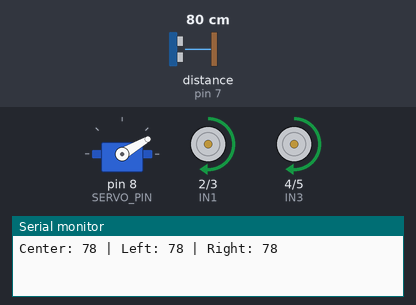
A sketch run on a simulated Arduino Uno, built with avr-gcc and run on an emulated ATmega328P. On the bench: servo, motor-driver pin pairs drawn as motors (green arrow = first pin HIGH = forward, orange = second pin HIGH = backward, longer = more drive, scaled by the enable pin), the last lines printed to the serial monitor. Wiring (inferred from the names in the program): ultrasonic range finder: trigger pin 6; echo pin 7. The inputs (shaded band) are chosen by the test bench; at power-on: distance to the obstacle (sensor on pin 7) 80 cm. The echo pulse lasts 58.3 µs per cm.

Above: at 1.9 s.
2.0 s: distance to the obstacle (sensor on pin 7) set to 24 cm
At 3.0 s:
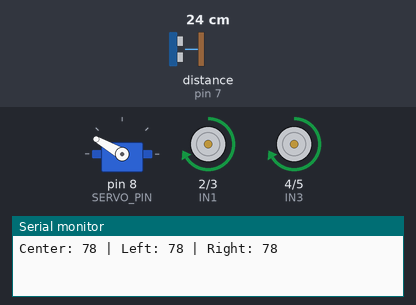
5.4 s: distance to the obstacle (sensor on pin 7) set to 20 cm
At 6.2 s:
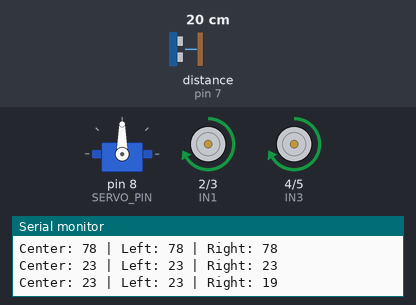
At 7.5 s:
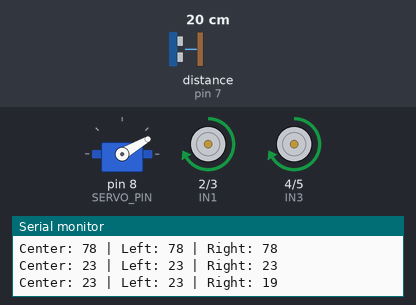
8.8 s: distance to the obstacle (sensor on pin 7) set to 35 cm
12.2 s: distance to the obstacle (sensor on pin 7) set to 2 cm
Timing chart, 0 to 20.0 s (numbered marks = the images above; inputs shaded):
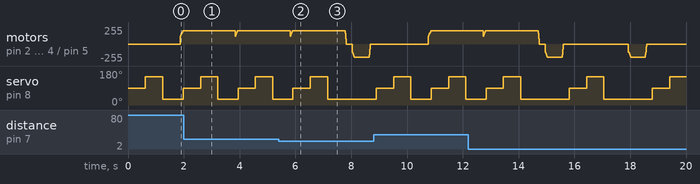

The sketch:

ultrasonic_car.ino
```cpp
// Arduino Uno Car with Ultrasonic Obstacle Avoidance
// Uses HC-SR04 ultrasonic sensor, L298N motor driver, and servo for sensor scanning

// Motor pins (L298N)
#define IN1 2
#define IN2 3
#define IN3 4
#define IN4 5
#define ENA 9  // PWM for left motors
#define ENB 10 // PWM for right motors

// Ultrasonic sensor pins
#define TRIG 6
#define ECHO 7

// Servo pin for ultrasonic sensor
#define SERVO_PIN 8

// Distance threshold (in cm)
#define OBSTACLE_DIST 20

#include <Servo.h>
Servo sensorServo;

// Servo angles for scanning
#define CENTER_ANGLE 90
#define LEFT_ANGLE 150
#define RIGHT_ANGLE 30

void setup() {
  // Motor pins
  pinMode(IN1, OUTPUT);
  pinMode(IN2, OUTPUT);
  pinMode(IN3, OUTPUT);
  pinMode(IN4, OUTPUT);
  pinMode(ENA, OUTPUT);
  pinMode(ENB, OUTPUT);

  // Ultrasonic sensor pins
  pinMode(TRIG, OUTPUT);
  pinMode(ECHO, INPUT);

  // Servo setup
  sensorServo.attach(SERVO_PIN);
  sensorServo.write(CENTER_ANGLE);

  Serial.begin(9600);
}

long getDistance() {
  digitalWrite(TRIG, LOW);
  delayMicroseconds(2);
  digitalWrite(TRIG, HIGH);
  delayMicroseconds(10);
  digitalWrite(TRIG, LOW);
  long duration = pulseIn(ECHO, HIGH, 30000); // timeout for safety
  long distance = duration * 0.034 / 2;
  return distance;
}

long scanDirection(int angle) {
  sensorServo.write(angle);
  delay(500); // allow servo to reach position (increased for accuracy)
  long d = getDistance();
  delay(120); // allow sensor to settle
  return d;
}

void moveForward() {
  // Soft start for smooth acceleration
  for (int pwm = 120; pwm <= 200; pwm += 20) {
    digitalWrite(IN1, HIGH);
    digitalWrite(IN2, LOW);
    digitalWrite(IN3, HIGH);
    digitalWrite(IN4, LOW);
    analogWrite(ENA, pwm);
    analogWrite(ENB, pwm);
    delay(20);
  }
  analogWrite(ENA, 200);
  analogWrite(ENB, 200);
}

void moveBackward() {
  // Soft start for smooth reverse
  for (int pwm = 120; pwm <= 200; pwm += 20) {
    digitalWrite(IN1, LOW);
    digitalWrite(IN2, HIGH);
    digitalWrite(IN3, LOW);
    digitalWrite(IN4, HIGH);
    analogWrite(ENA, pwm);
    analogWrite(ENB, pwm);
    delay(20);
  }
  analogWrite(ENA, 200);
  analogWrite(ENB, 200);
}

void turnLeft() {
  // Smooth pivot turn left
  for (int pwm = 120; pwm <= 200; pwm += 20) {
    digitalWrite(IN1, LOW);   // Left motor backward
    digitalWrite(IN2, HIGH);
    digitalWrite(IN3, HIGH);  // Right motor forward
    digitalWrite(IN4, LOW);
    analogWrite(ENA, pwm);
    analogWrite(ENB, pwm);
    delay(20);
  }
  analogWrite(ENA, 200);
  analogWrite(ENB, 200);
}

void turnRight() {
  // Smooth pivot turn right
  for (int pwm = 120; pwm <= 200; pwm += 20) {
    digitalWrite(IN1, HIGH);  // Left motor forward
    digitalWrite(IN2, LOW);
    digitalWrite(IN3, LOW);   // Right motor backward
    digitalWrite(IN4, HIGH);
    analogWrite(ENA, pwm);
    analogWrite(ENB, pwm);
    delay(20);
  }
  analogWrite(ENA, 200);
  analogWrite(ENB, 200);
}

void stopMotors() {
  // Soft stop for smooth deceleration
  for (int pwm = 200; pwm >= 0; pwm -= 40) {
    analogWrite(ENA, pwm);
    analogWrite(ENB, pwm);
    delay(10);
  }
  digitalWrite(IN1, LOW);
  digitalWrite(IN2, LOW);
  digitalWrite(IN3, LOW);
  digitalWrite(IN4, LOW);
  analogWrite(ENA, 0);
  analogWrite(ENB, 0);
}

void loop() {
  // Scan center, left, right
  long centerDist = scanDirection(CENTER_ANGLE);
  long leftDist = scanDirection(LEFT_ANGLE);
  long rightDist = scanDirection(RIGHT_ANGLE);

  Serial.print("Center: "); Serial.print(centerDist);
  Serial.print(" | Left: "); Serial.print(leftDist);
  Serial.print(" | Right: "); Serial.println(rightDist);

  if (centerDist > OBSTACLE_DIST) {
    moveForward();
  } else if (leftDist > OBSTACLE_DIST) {
    stopMotors();
    delay(200);
    turnLeft();
    delay(700); // Increased delay for more effective pivot
    stopMotors();
    delay(200);
  } else if (rightDist > OBSTACLE_DIST) {
    stopMotors();
    delay(200);
    turnRight();
    delay(700); // Increased delay for more effective pivot
    stopMotors();
    delay(200);
  } else {
    stopMotors();
    delay(200);
    moveBackward();
    delay(500);
    stopMotors();
    delay(200);
  }
}
```

Measured:
- the behaviour switches between 22 and 21 cm on distance to the obstacle (sensor on pin 7) (found by bisection; images 1 and 2)
- after the input at 5.4 s, servo on pin 8 (SERVO_PIN): goes on until 7.2 s, then stays 30°
